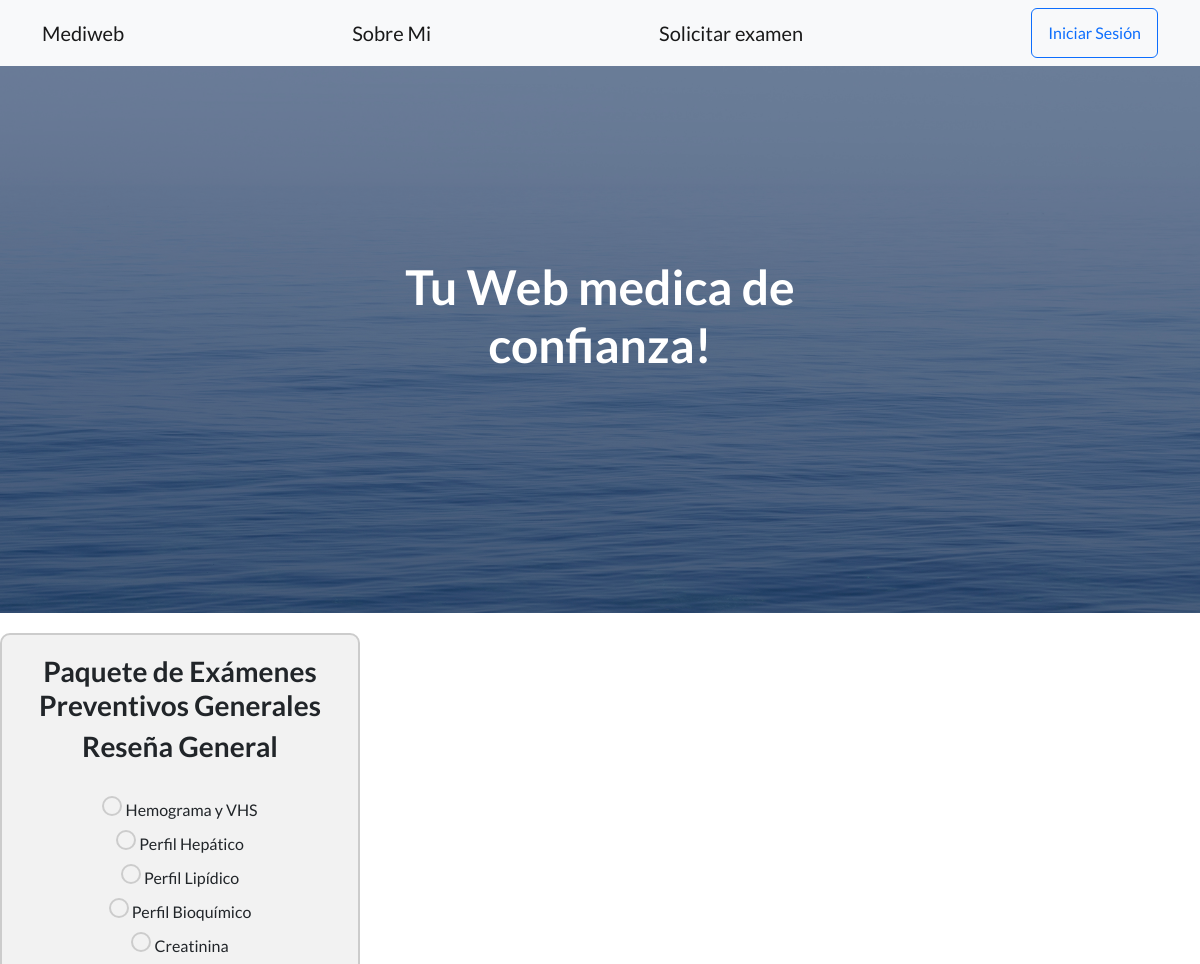
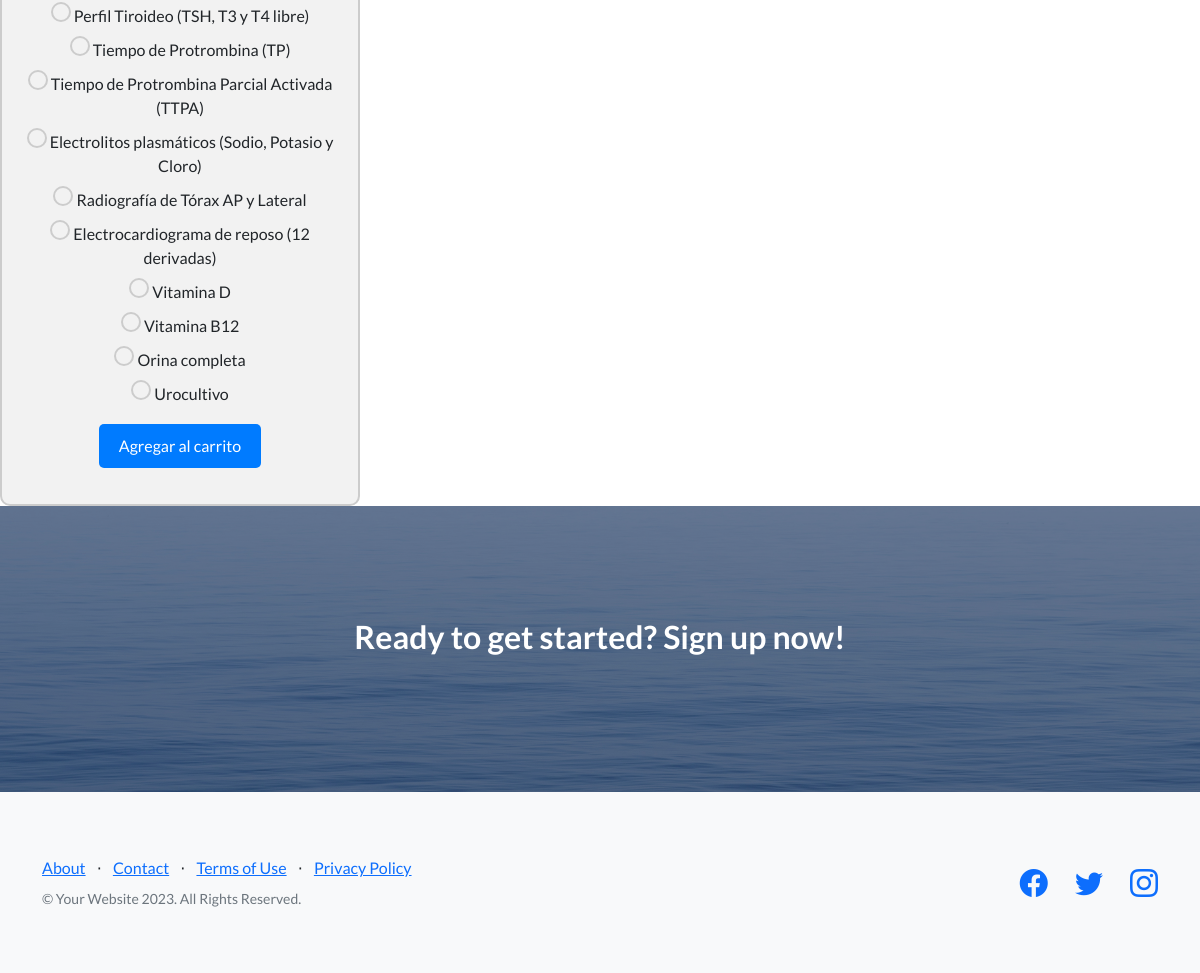
/examen/1/subcategorias/, run on the app's committed database (2 pictures, top to bottom).
### AppWeb/models.py (models this page shows, shortened)
class SubcategoriaExamen(models.Model):
    nombre = models.CharField(max_length=100)
    examen = models.ForeignKey(Examen, related_name='subcategorias', on_delete=models.CASCADE)
    mensaje_para_reseña = models.TextField(default='Mensaje predeterminado')

### AppWeb/views.py (the view)
# urls.py: path('examen/<int:examen_id>/subcategorias/', views.mostrar_subcategorias, name='mostrar_subcategorias'),
def mostrar_subcategorias(request, examen_id):
    examen = get_object_or_404(Examen, id=examen_id)
    subcategorias = SubcategoriaExamen.objects.filter(examen=examen)
    reseña_general = set()  # Utilizar un conjunto para asegurar la unicidad de los mensajes
    for subcategoria in subcategorias:
        if subcategoria.mensaje_para_reseña != 'Mensaje predeterminado':
            reseña_general.add(subcategoria.mensaje_para_reseña)
    return render(request, 'examenes/mostrar_subcategorias.html', {
        'examen': examen,
        'subcategorias': subcategorias,
        'reseña_general': '\n'.join(reseña_general),  # Convertir el conjunto en una cadena separada por saltos de línea
    })

### AppWeb/templates/examenes/mostrar_subcategorias.html (shortened to what this page needs)
{% extends 'base.html' %}
{% load static %}
{% block content %}
<div class="container5">
    <h3>Paquete de Exámenes Preventivos Generales</h3>
    <ul>
        <div class="additional-info">
            <h3>Reseña General</h3>
        </div>
        <br>
        {% for subcategoria in subcategorias %}
            <form action="{% url 'agregar_al_carrito' subcategoria.id %}" method="post">
                <li>
                    <label class="checkbox-container">
                        <span class="checkmark"></span>
                        {{ subcategoria.nombre }}
                    </label>
                </li>
        {% endfor %}
        <button type="submit" style="margin-top: 10px;">Agregar al carrito</button>
    </form>
    </ul>
</div>
{% endblock %}

### AppWeb/templates/examenes/mostrar_subcategorias.html (style rules this page uses)
.checkbox-container { display: inline-block; vertical-align: middle; cursor: pointer; }
.checkmark { position: relative; display: inline-block; width: 20px; height: 20px; border-radius: 50%; border: 2px solid #ccc; text-align: center; line-height: 20px; }
.checkmark::before { content: ""; position: absolute; top: 50%; left: 50%; transform: translate(-50%, -50%); font-family: 'Arial', sans-serif; font-size: 14px; }
.container5 { margin-top: 20px; background-color: #f2f2f2; border-radius: 10px; padding: 20px; border: 2px solid #ccc; width: 30%; box-sizing: border-box; text-align: center; }
.container5 ul { list-style: none; padding: 0; }
button { background-color: #007bff; color: #fff; padding: 10px 20px; border: none; border-radius: 5px; cursor: pointer; transition: background-color 0.3s ease; }

### data on the page
SubcategoriaExamen: nombre "Hemograma y VHS"
SubcategoriaExamen: nombre "Perfil Hepático"
SubcategoriaExamen: nombre "Perfil Lipídico"
SubcategoriaExamen: nombre "Perfil Bioquímico"
SubcategoriaExamen: nombre "Creatinina"
SubcategoriaExamen: nombre "Perfil Tiroideo (TSH, T3 y T4 libre)"
SubcategoriaExamen: nombre "Tiempo de Protrombina (TP)"
SubcategoriaExamen: nombre "Tiempo de Protrombina Parcial Activada (TTPA)"
SubcategoriaExamen: nombre "Electrolitos plasmáticos (Sodio, Potasio y Cloro)"
SubcategoriaExamen: nombre "Radiografía de Tórax AP y Lateral"
SubcategoriaExamen: nombre "Electrocardiograma de reposo (12 derivadas)"
SubcategoriaExamen: nombre "Vitamina D"
SubcategoriaExamen: nombre "Vitamina B12"
SubcategoriaExamen: nombre "Orina completa"
SubcategoriaExamen: nombre "Urocultivo"
